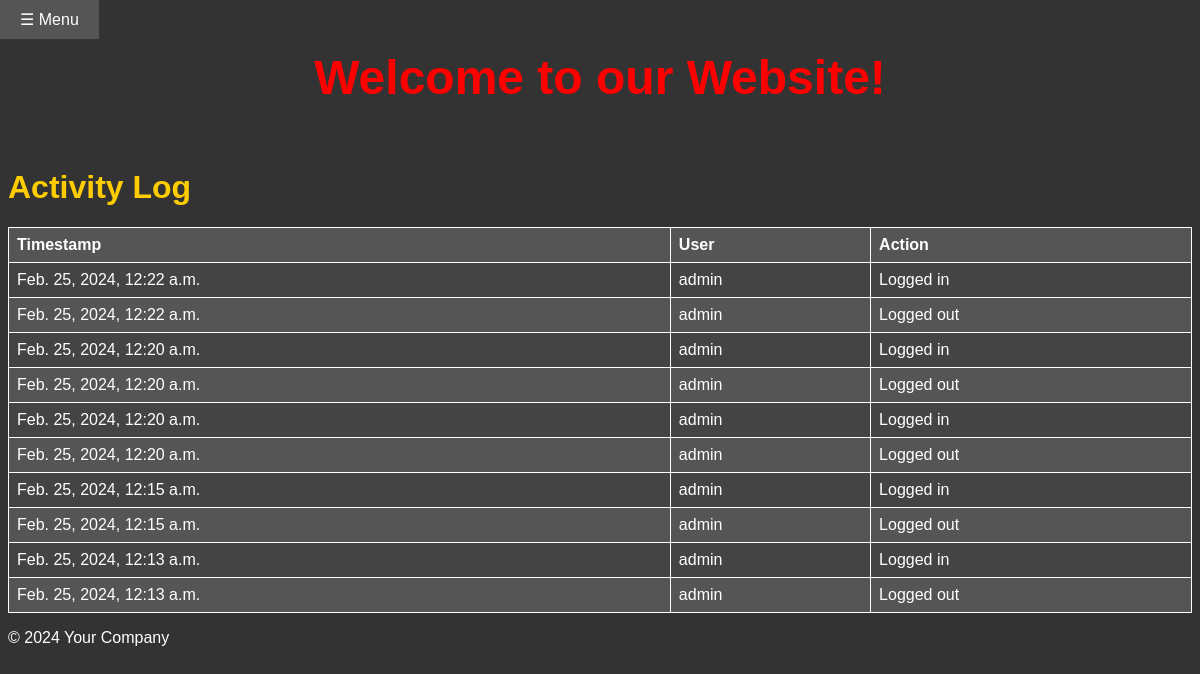
The app's page /dashboard/activity-log/, older data.
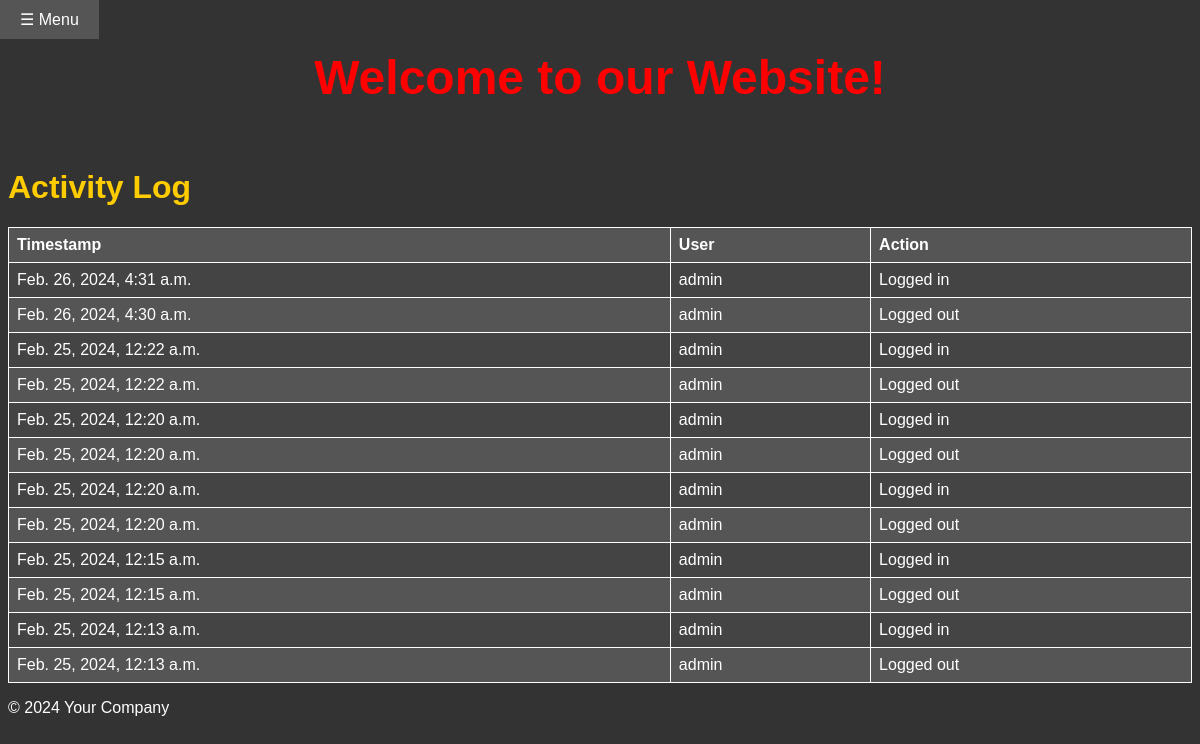
The same page, newer data.
### dashboard/models.py (models this page shows, shortened)
class ActivityLog(models.Model):
    timestamp = models.DateTimeField(auto_now_add=True)
    user = models.ForeignKey(User, on_delete=models.CASCADE)
    action = models.CharField(max_length=255)

### dashboard/views.py (the view)
# urls.py: path('activity-log/', views.activity_log_page, name='activity_log_page'),
def activity_log_page(request):
    logs = ActivityLog.objects.all().order_by('-timestamp')  # Fetch all logs ordered by timestamp
    return render(request, 'activity_log_page.html', {'logs': logs})

### dashboard/templates/activity_log_page.html
{% extends 'base.html' %}
{% block content %}
<h1>Activity Log</h1>
<table>
    <tr>
        <th>Timestamp</th>
        <th>User</th>
        <th>Action</th>
    </tr>
    {% for log in logs %}
    <tr>
        <td>{{ log.timestamp }}</td>
        <td>{{ log.user.username }}</td>
        <td>{{ log.action }}</td>
    </tr>
    {% endfor %}
</table>
{% endblock %}

### dashboard/templates/base.html (shortened to what this page needs)
{% load static %}
<!DOCTYPE html>
<html lang="en">
<head>
    <link rel="stylesheet" href="{% static 'css/styles.css' %}">
</head>
<body>
    <div class="menu-btn" onclick="openMenu()">&#9776; Menu</div>
    <header>
        <h1>Welcome to our Website!</h1>
    </header>
    <main>
        {% block content %}
        {% endblock %}
    </main>
    <footer>
        <p>&copy; 2024 Your Company</p>
    </footer>
</body>
</html>

### dashboard/static/css/styles.css (style rules this page uses)
body { background-color: #333; color: #fff; font-family: Arial, sans-serif; }
h1 { color: #ffcc00; }
table { width: 100%; border-collapse: collapse; }
table, th, td { border: 1px solid #fff; }
th, td { padding: 8px; text-align: left; }
tr:nth-child(even) { background-color: #444; }
tr:nth-child(odd) { background-color: #555; }

### dashboard/templates/base.html (style rules this page uses)
.menu-btn { position: fixed; left: 0; top: 0; background-color: #333; color: white; padding: 10px 20px; cursor: pointer; z-index: 1001; }
header { display: flex; justify-content: center; align-items: center; padding: 10px; position: relative; z-index: 1000; }
header h1 { color: red; font-size: 3rem; }

Row changes from the older to the newer data that the page shows:
added ActivityLog: timestamp "Feb. 26, 2024, 4:31 a.m.", user.username "admin", action "Logged in"
added ActivityLog: timestamp "Feb. 26, 2024, 4:30 a.m.", user.username "admin", action "Logged out"
